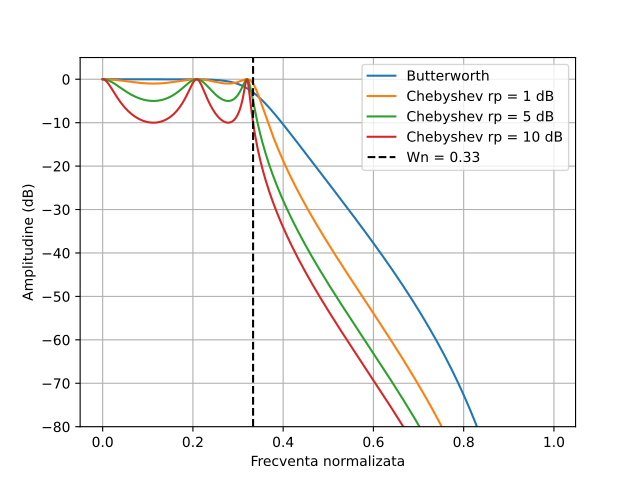

Here is the Python script that generated this plot:
import numpy as np
import matplotlib.pyplot as plt
import scipy.signal

ordin = 5
Wn = 1 / 3        # de la c)
rps = [1, 5, 10] 

b_butter, a_butter = scipy.signal.butter(ordin, Wn, btype='low')

w, h = scipy.signal.freqz(b_butter, a_butter)
plt.plot(w / np.pi, 20 * np.log10(np.abs(h)), label='Butterworth')

for rp in rps:
    b_cheby, a_cheby = scipy.signal.cheby1(ordin, rp, Wn, btype='low')
    w, h = scipy.signal.freqz(b_cheby, a_cheby)
    plt.plot(w / np.pi, 20 * np.log10(np.abs(h)), label=f'Chebyshev rp = {rp} dB')

plt.axvline(Wn, color='k', linestyle='--', label=f'Wn = {Wn:.2f}')
plt.xlabel('Frecventa normalizata')
plt.ylabel('Amplitudine (dB)')
plt.ylim(-80, 5)
plt.grid()
plt.legend()
plt.savefig("lab6/ex6/ex6d.pdf")
plt.show()
